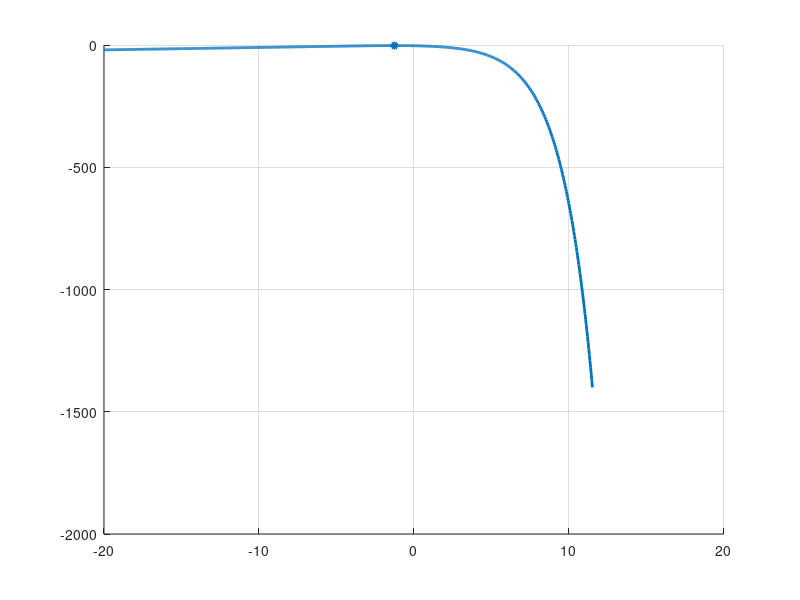

MATLAB code for this plot: (Note: this script raises an error after producing the figure.)
%% 
D_T_values = [0.1, 0.5, 1, 5, 10];   
beta       = 1;                    
C_new      = 1;                    

T0_min  = -20;   
T0_max  = 20;    
N       = 1000;  
T0_values = linspace(T0_min, T0_max, N);

%% 
figure;
hold on; grid on;
colors = lines(length(D_T_values));  

for i = 1:length(D_T_values)
    D_T = D_T_values(i);
    
    Tf_values = T0_values - (2/beta) .* log( cosh( sqrt(beta*C_new/(2*D_T)) .* exp((beta.*T0_values)/2) ) );
    
    [T_c, idx] = max(Tf_values);
    T0_c       = T0_values(idx);
    
    plot(T0_values, Tf_values, 'LineWidth', 2, 'Color', colors(i,:), ...
         'DisplayName', sprintf('D_T = %.2g', D_T));

    plot(T0_c, T_c, 'o', 'MarkerSize', 4, 'LineWidth', 2, 'Color', colors(i,:), ...
         'MarkerFaceColor', colors(i,:), 'HandleVisibility','off');

    yline(T_c, '--', 'Color', colors(i,:), 'LineWidth', 1.5, 'HandleVisibility','off');
    
end

xlabel('T_0', 'FontSize', 16);
ylabel('T_f', 'FontSize', 16);
set(gca, 'FontSize', 16);
ylim([-10, 10]);

legend('Location','best', 'FontSize', 14);
hold off;
